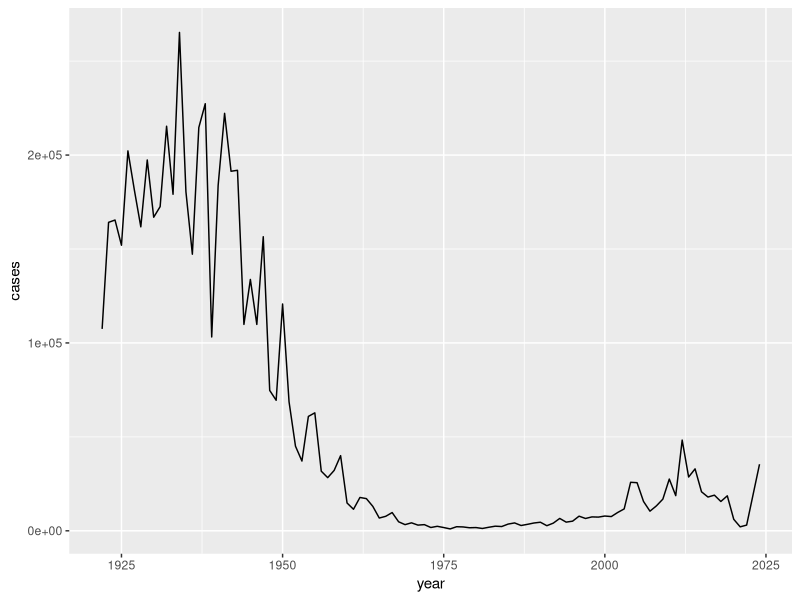
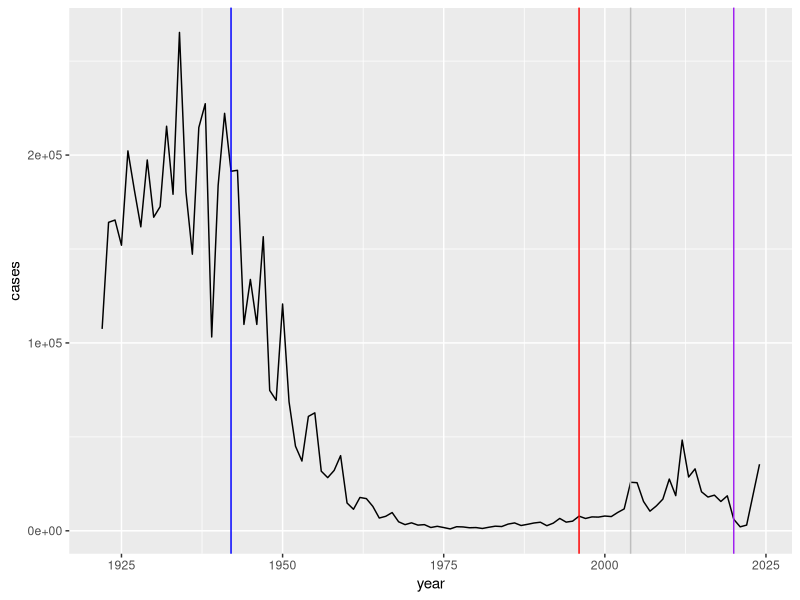

Generate these figures, in order, with R: (Note: this script raises an error after producing the figures.)
## ---- chunk 1
cdc <- data.frame(
  year = c(1922L,1923L,1924L,1925L,
           1926L,1927L,1928L,1929L,1930L,1931L,
           1932L,1933L,1934L,1935L,1936L,
           1937L,1938L,1939L,1940L,1941L,1942L,
           1943L,1944L,1945L,1946L,1947L,
           1948L,1949L,1950L,1951L,1952L,
           1953L,1954L,1955L,1956L,1957L,1958L,
           1959L,1960L,1961L,1962L,1963L,
           1964L,1965L,1966L,1967L,1968L,1969L,
           1970L,1971L,1972L,1973L,1974L,
           1975L,1976L,1977L,1978L,1979L,1980L,
           1981L,1982L,1983L,1984L,1985L,
           1986L,1987L,1988L,1989L,1990L,
           1991L,1992L,1993L,1994L,1995L,1996L,
           1997L,1998L,1999L,2000L,2001L,
           2002L,2003L,2004L,2005L,2006L,2007L,
           2008L,2009L,2010L,2011L,2012L,
           2013L,2014L,2015L,2016L,2017L,2018L,
           2019L,2020L,2021L,2022L, 2024L),
  cases = c(107473,164191,165418,152003,
            202210,181411,161799,197371,
            166914,172559,215343,179135,265269,
            180518,147237,214652,227319,103188,
            183866,222202,191383,191890,109873,
            133792,109860,156517,74715,69479,
            120718,68687,45030,37129,60886,
            62786,31732,28295,32148,40005,
            14809,11468,17749,17135,13005,6799,
            7717,9718,4810,3285,4249,3036,
            3287,1759,2402,1738,1010,2177,2063,
            1623,1730,1248,1895,2463,2276,
            3589,4195,2823,3450,4157,4570,
            2719,4083,6586,4617,5137,7796,6564,
            7405,7298,7867,7580,9771,11647,
            25827,25616,15632,10454,13278,
            16858,27550,18719,48277,28639,32971,
            20762,17972,18975,15609,18617,
            6124,2116,3044, 35435)
)
## ---- chunk 2
head(cdc)
## ---- chunk 3
library(ggplot2)

ggplot(cdc) +
  aes(year, cases) +
  geom_line()
## ---- chunk 4
ggplot(cdc) +
  aes(year, cases) +
  geom_line() +
  geom_vline(xintercept = 1942, col="blue") +
  geom_vline(xintercept = 1996, col="red") +
  geom_vline(xintercept = 2020, col="purple") +
  geom_vline(xintercept = 2004, col="gray")
## ---- chunk 5
library(jsonlite)

subject <- read_json("http://cmi-pb.org/api/v5_1/subject",
                     simplifyVector = TRUE)

head(subject)
## ---- chunk 6
nrow(subject)
## ---- chunk 7
table(subject$infancy_vac)
## ---- chunk 8
table(subject$biological_sex)
## ---- chunk 9
table( subject$race, subject$biological_sex)
## ---- chunk 10
specimen <- read_json("http://cmi-pb.org/api/v5_1/specimen",
                      simplifyVector = T)

ab_titer <- read_json("http://cmi-pb.org/api/v5_1/plasma_ab_titer",
                      simplifyVector = T)
## ---- chunk 11
head(specimen)
## ---- chunk 12
head(ab_titer)
## ---- chunk 13
library(dplyr)
meta <- inner_join(subject, specimen)

head(meta)
## ---- chunk 14
ab_data <- inner_join(meta, ab_titer)
head(ab_data)
## ---- chunk 15
table(ab_data$isotype)
## ---- chunk 16
table(ab_data$antigen)
## ---- chunk 17
dim(ab_data)
## ---- chunk 18
ggplot(ab_data) +
  aes(MFI, antigen) +
  geom_boxplot()
## ---- chunk 19
ggplot(ab_data) +
  aes(MFI, antigen, col=infancy_vac) +
  geom_boxplot()
## ---- chunk 20
ggplot(ab_data) +
  aes(MFI, antigen) +
  geom_boxplot() +
  facet_wrap(~infancy_vac)
## ---- chunk 21
ggplot(ab_data) +
  aes(MFI_normalised, antigen, col=infancy_vac) +
  geom_boxplot()
## ---- chunk 22
igg <- ab_data |>
        filter(isotype=="IgG")
## ---- chunk 23
ggplot(igg) +
  aes(MFI_normalised, antigen, col=infancy_vac) +
  geom_boxplot()
## ---- chunk 24
head(igg)
## ---- chunk 25
ggplot(igg) +
  aes(MFI_normalised, antigen, col=infancy_vac) +
  geom_boxplot() +
  facet_wrap(~visit)
## ---- chunk 26
table(ab_data$dataset)
## ---- chunk 27
pt_igg <- ab_data |>
  filter(isotype=="IgG", antigen=="PT", dataset=="2021_dataset")
## ---- chunk 28
ggplot(pt_igg) +
  aes(actual_day_relative_to_boost, MFI_normalised, 
      col=infancy_vac, group = subject_id) +
  geom_point() +
  geom_line() + 
  geom_vline(xintercept = 14) +
  geom_vline(xintercept = 0) +
  labs(title="IgG PT levels",
       x="Days relative to Boost",
       y="MFI (normalised)")

#  geom_smooth()
## ---- chunk 29
ggplot(pt_igg) +
  aes(MFI_normalised, col=infancy_vac) +
  geom_boxplot() +
  facet_wrap(~visit)
## ---- chunk 30
library(lubridate)
## ---- chunk 31
today()  -  mdy("03-30-1997")
today() - dmy("22-06-1978")
## ---- chunk 32
time_length( today()  -  mdy("03-30-1997"), "years")
#month-day-year
#subject$year_of_birth
## ---- chunk 33
subject$age <- time_length(today() - ymd(subject$year_of_birth), "years")
## ---- chunk 34
ggplot(subject) +
  aes(age, fill=infancy_vac) +
  geom_histogram() +
  facet_wrap(~infancy_vac, ncol=1)
